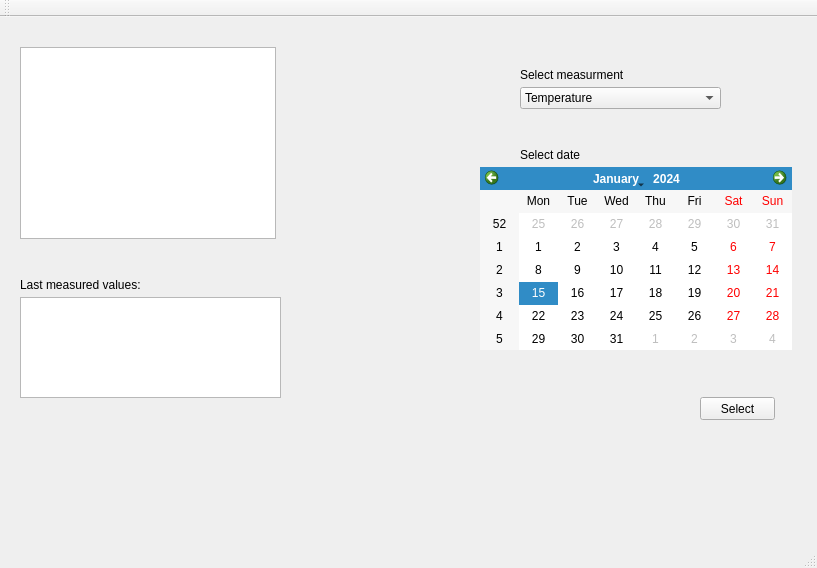
<?xml version="1.0" encoding="UTF-8"?>
<ui version="4.0">
 <class>MainWindow</class>
 <widget class="QMainWindow" name="MainWindow">
  <property name="geometry">
   <rect>
    <x>0</x>
    <y>0</y>
    <width>817</width>
    <height>568</height>
   </rect>
  </property>
  <property name="windowTitle">
   <string>MainWindow</string>
  </property>
  <widget class="QWidget" name="centralWidget">
   <widget class="QComboBox" name="comboBox">
    <property name="geometry">
     <rect>
      <x>520</x>
      <y>70</y>
      <width>201</width>
      <height>22</height>
     </rect>
    </property>
    <item>
     <property name="text">
      <string>Temperature</string>
     </property>
    </item>
    <item>
     <property name="text">
      <string>Humidity</string>
     </property>
    </item>
    <item>
     <property name="text">
      <string>Pressure</string>
     </property>
    </item>
   </widget>
   <widget class="QLabel" name="label">
    <property name="geometry">
     <rect>
      <x>520</x>
      <y>50</y>
      <width>201</width>
      <height>16</height>
     </rect>
    </property>
    <property name="text">
     <string>Select measurment</string>
    </property>
   </widget>
   <widget class="QLabel" name="label_2">
    <property name="geometry">
     <rect>
      <x>520</x>
      <y>130</y>
      <width>201</width>
      <height>16</height>
     </rect>
    </property>
    <property name="text">
     <string>Select date</string>
    </property>
   </widget>
   <widget class="QPushButton" name="pushButton">
    <property name="geometry">
     <rect>
      <x>700</x>
      <y>380</y>
      <width>75</width>
      <height>23</height>
     </rect>
    </property>
    <property name="text">
     <string>Select</string>
    </property>
   </widget>
   <widget class="QListWidget" name="listWidget">
    <property name="geometry">
     <rect>
      <x>20</x>
      <y>30</y>
      <width>256</width>
      <height>192</height>
     </rect>
    </property>
   </widget>
   <widget class="QCalendarWidget" name="calendarWidget">
    <property name="geometry">
     <rect>
      <x>480</x>
      <y>150</y>
      <width>312</width>
      <height>183</height>
     </rect>
    </property>
   </widget>
   <widget class="QListWidget" name="listWidget_2">
    <property name="geometry">
     <rect>
      <x>20</x>
      <y>280</y>
      <width>261</width>
      <height>101</height>
     </rect>
    </property>
   </widget>
   <widget class="QLabel" name="label_3">
    <property name="geometry">
     <rect>
      <x>20</x>
      <y>260</y>
      <width>261</width>
      <height>16</height>
     </rect>
    </property>
    <property name="text">
     <string>Last measured values:</string>
    </property>
   </widget>
  </widget>
  <widget class="QMenuBar" name="menuBar">
   <property name="geometry">
    <rect>
     <x>0</x>
     <y>0</y>
     <width>817</width>
     <height>21</height>
    </rect>
   </property>
  </widget>
  <widget class="QToolBar" name="mainToolBar">
   <attribute name="toolBarArea">
    <enum>TopToolBarArea</enum>
   </attribute>
   <attribute name="toolBarBreak">
    <bool>false</bool>
   </attribute>
  </widget>
  <widget class="QStatusBar" name="statusBar"/>
 </widget>
 <layoutdefault spacing="6" margin="11"/>
 <resources/>
 <connections/>
</ui>
